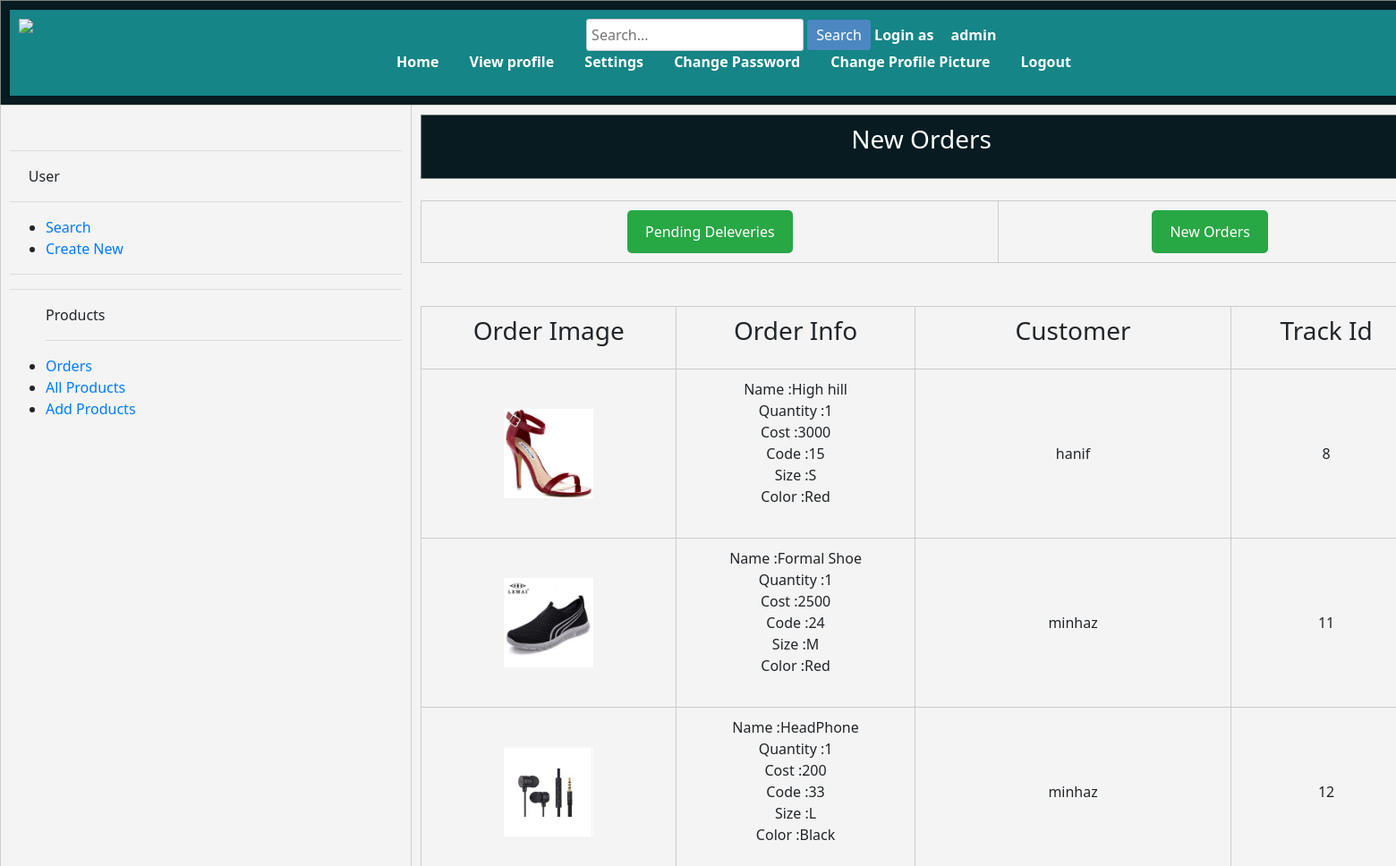
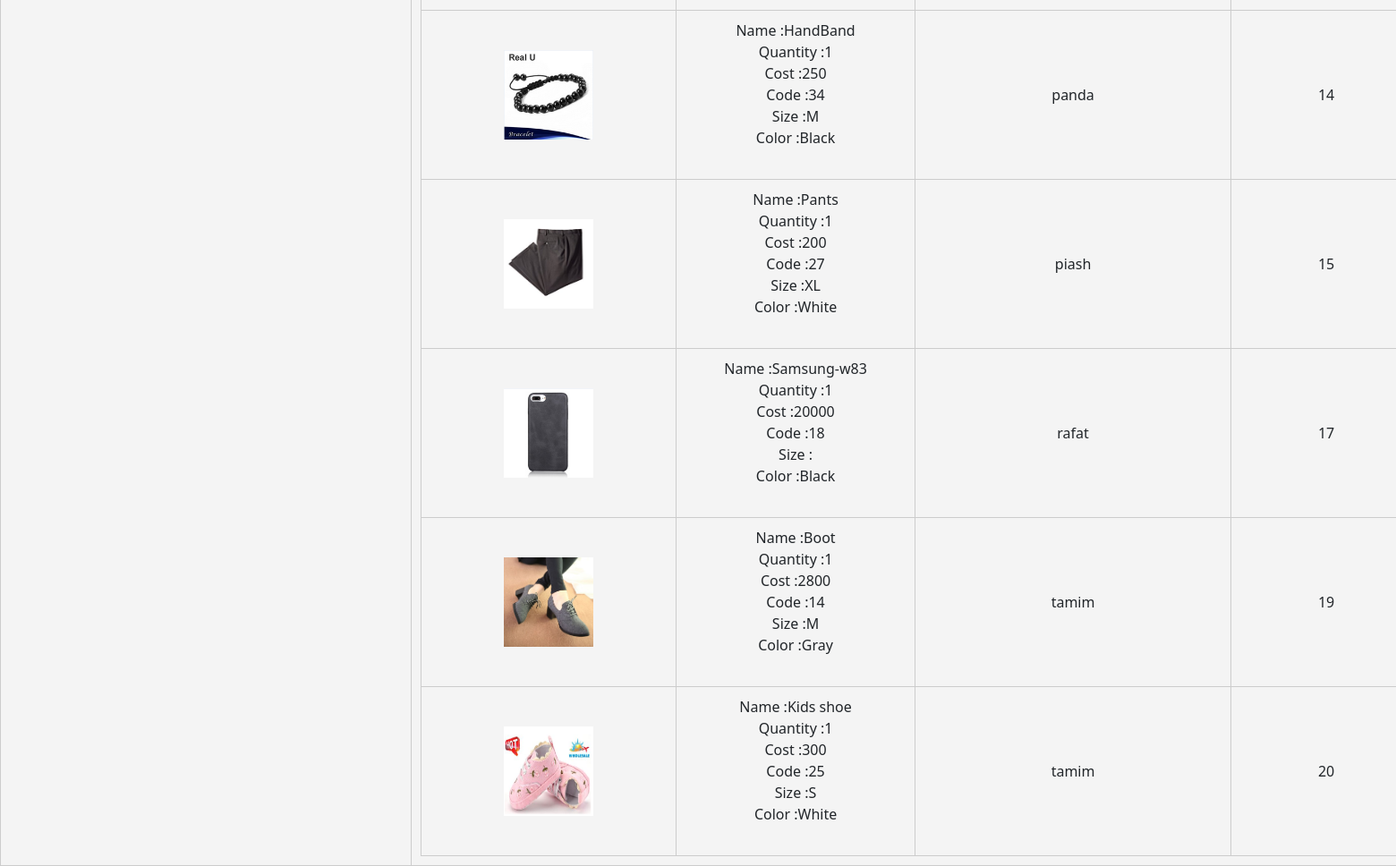
/app/admin/neworders.php (signed in), run on the app's committed database (2 pictures, top to bottom).
### tables this page shows
CREATE TABLE `orders` (
  `username` varchar(255) NOT NULL,
  `code` varchar(255) NOT NULL,
  `pname` varchar(255) NOT NULL,
  `cost` double NOT NULL,
  `size` varchar(255) NOT NULL,
  `colour` varchar(255) NOT NULL,
  `quantity` double NOT NULL,
  `customersts` varchar(255) NOT NULL,
  `adminsts` varchar(255) NOT NULL,
  `sendshipping` varchar(255) NOT NULL,
  `shippingsts` varchar(255) NOT NULL,
  `tracknumber` int(255) NOT NULL,
  `ppic` varchar(255) NOT NULL
);

### data/db.php (called while the page is built, shortened)
<?php
    $host="127.0.0.1";
    $user="root";
    $pass="";
    $dbname="ecommerce";
    $port=3306;
    function executeSQL($sql){
        global $host, $user, $pass, $dbname, $port;
        $link=mysqli_connect($host, $user, $pass, $dbname, $port);
        $result = mysqli_query($link, $sql);
        return $result;
    }
?>

### data/product_access.php (called while the page is built, shortened)
<?php
	if(require_once("db.php")){
		function adminnew()
		{
			$sql = "SELECT * FROM orders WHERE adminsts LIKE 'Not Seen' ";
			$result = executeSQL($sql);
			for($i=0; $row=mysqli_fetch_assoc($result); ++$i){
            $wish[$i] = $row;
        }
        return $wish;
		}
	}
	else{
		echo "Database not found";
	}
?>

### app/admin/neworders.php (the view, shortened to what this page needs)
<?php include "../../data/product_access.php"; ?>
<?php
        $order= adminnew();
?>
<!DOCTYPE html>
<html lang="en">
<head>
<link rel="stylesheet" href="https://cdn.jsdelivr.net/npm/bootstrap@4.0.0/dist/css/bootstrap.min.css">
<link rel="stylesheet" href="../visitor/CSS/home.css">
<link rel="stylesheet" href="css/loggedin.css">
<link rel="stylesheet" href="css/profile.css">
<link rel="stylesheet" href="css/pending.css">
</head>
<body width="1600">
<table width="1600" border="1" align="center" cellpadding="0" cellspacing="0">
    <tr>
		<th colspan="4" align="center" width="60%">
			<nav>
				<a href="loggedin.php"><img src="pictures\eshop_logo.png" align="left" align="top" width="20%"></a>
				<div class="search-bar">
					<input type="text" class="search-input" placeholder="Search...">
					<button class="search-button">Search</button>
				</div>
				Login as <a href="profile.php"><?= $_SESSION['user']['name']; ?></a>
            <div class="sidebar">
                <ul>
                 <a href="loggedin.php">Home</a></li>
                   <a href="profile.php">View profile</a></li>
                    <a href="editprofile.php">Settings</a>
                    <a href="changepass.php">Change Password</a></li>
                    <a href="changepp.php">Change Profile Picture</a></li>
                   <a href="logouthandler.php">Logout</a></li>
                </ul>
            </div>
			</tr>
        <tr>
            <td width="200" valign="top">
                <br>
                <hr>
                <span>&nbsp;&nbsp;&nbsp;&nbsp;&nbsp;User</span><br>
                <hr>
                <ul>
                    <li><a href="search.php">Search</a></li>
                    <li><a href="create.php">Create New</a></li>
                </ul>
                <hr>
        <hr>
        <ul>
            Products
            <hr>
			<li><a href="pending.php">Orders</a></li>
            <li><a href="allProducts.php">All Products</a></li>
            <li><a href="settings.php">Add Products</a></li>
        </td>
            <td valign="top" height="400" align="center">
                 <table border="1" align="center" width="100%" cellpadding="0" cellspacing="0">
                    <tr>
                        <th align="center"><label><h3>New Orders</h3></label></th>
                    </tr>
                </table>
        <table align="center" width="100%">
            <tr align="center"><br>
                <td>
                    <a href="pending.php"><input type="submit" value="Pending Deleveries" ></a>
                </td>
                <td>
                    <a href="neworders.php"><input type="submit" value="New Orders" ></a>
                </td>
            </tr>
        </table>
                <table align="center" width="100%">
                <form method="post" novalidate>
            <tr ><br><br>
               <td width="17" align="center">
                   <label><h3>Order Image</h3></label>
               </td>
                <td width="17" align="center">
                    <label><h3>Order Info</h3></label>
                </td>
                 <td width="16" align="center">
                    <label><h3>Customer</h3></label>
                </td>
                 <td width="17" align="center">
                    <label><h3>Track Id</h3></label>
                </td>
            </tr>
                    <?php foreach ($order as $productn) { ?>
                    <tr>
                        <td align="center">
                            <img src="pictures\<?=$productn['ppic'] ;?>" align="center" align="top" width="100" height="100" >
                        </td>
                        <td align="center">
                            Name :<?=$productn['pname']; ?><br>
                            Quantity :<?=$productn['quantity']; ?><br>
                            Cost :<?=$productn['cost']; ?><br>
                            Code :<?=$productn['code']; ?><br>
                            Size :<?=$productn['size']; ?><br>
                            Color :<?=$productn['colour']; ?><br><br>
                        </td>
                        <td align="center">
                            <?=$productn['username']; ?>
                        </td>
                        <td align="center">
                            <?=$productn['tracknumber'] ;?>
                        </td>
                    </tr>
                    <?php } ?>
                    </form>
                </table>
            </td>
        </tr>
    </table>
</body>
</html>

### app/visitor/CSS/home.css (style rules this page uses)
nav { background-color: rgb(21, 133, 135); padding: 10px; text-align: center; }
nav a { color: white; text-decoration: none; padding: 10px; margin: 0 5px; }
nav img { max-width: 100%; height: auto; }
.search-bar { display: inline-block; }
.search-input { padding: 5px; border: 1px solid #ccc; border-radius: 3px; }
.search-button { padding: 5px 10px; background-color: #4c87c1; color: white; border: none; border-radius: 3px; cursor: pointer; }
th { background-color: #071b20; color: white; padding: 10px; text-align: center; }
td { border: 1px solid #ccc; padding: 10px; }

### app/admin/css/profile.css (style rules this page uses)
body { margin: 0; padding: 0; font-family: 'Segoe UI', Tahoma, Geneva, Verdana, sans-serif; background-color: #f4f4f4; }

### app/admin/css/pending.css (style rules this page uses)
input[type="submit"] { background-color: #28a745; color: #fff; padding: 12px 20px; border: none; border-radius: 5px; cursor: pointer; font-size: 16px; transition: background-color 0.3s ease; }

### data on the page
orders: ppic (picture), pname "High hill", quantity "1", cost "3000", code "15", size "S", colour "Red", username "hanif", tracknumber "8"
orders: ppic (picture), pname "Formal Shoe", quantity "1", cost "2500", code "24", size "M", colour "Red", username "minhaz", tracknumber "11"
orders: ppic (picture), pname "HeadPhone", quantity "1", cost "200", code "33", size "L", colour "Black", username "minhaz", tracknumber "12"
orders: ppic (picture), pname "HandBand", quantity "1", cost "250", code "34", size "M", colour "Black", username "panda", tracknumber "14"
orders: ppic (picture), pname "Pants", quantity "1", cost "200", code "27", size "XL", colour "White", username "piash", tracknumber "15"
orders: ppic (picture), pname "Samsung-w83", quantity "1", cost "20000", code "18", colour "Black", username "rafat", tracknumber "17"
orders: ppic (picture), pname "Boot", quantity "1", cost "2800", code "14", size "M", colour "Gray", username "tamim", tracknumber "19"
orders: ppic (picture), pname "Kids shoe", quantity "1", cost "300", code "25", size "S", colour "White", username "tamim", tracknumber "20"

### other printed values
$_SESSION['user']['name'] "admin"
